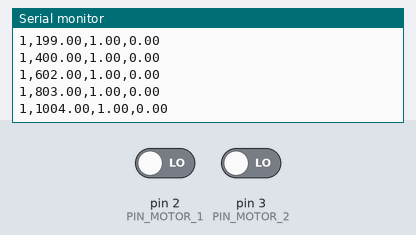
Bench run of a sketch on a simulated Arduino Uno, built with avr-gcc and run on an emulated ATmega328P. Shown: the last lines printed to the serial monitor. Inputs (shaded band) come from the test bench; at power-on: pin 2 (PIN_MOTOR_1) LOW, pin 3 (PIN_MOTOR_2) LOW.

Above: at 1.2 s.
1.3 s: pin 2 (PIN_MOTOR_1) driven HIGH
At 1.56 s:
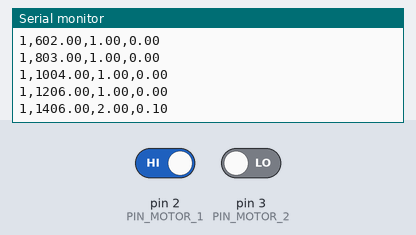
2.8 s: pin 3 (PIN_MOTOR_2) driven HIGH
At 2.97 s:
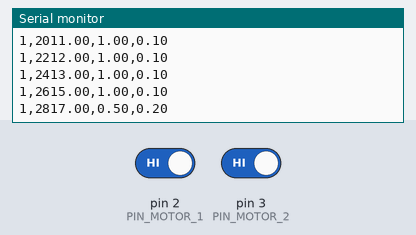
Timing chart, 0 to 5.8 s (numbered marks = the images above; inputs shaded):
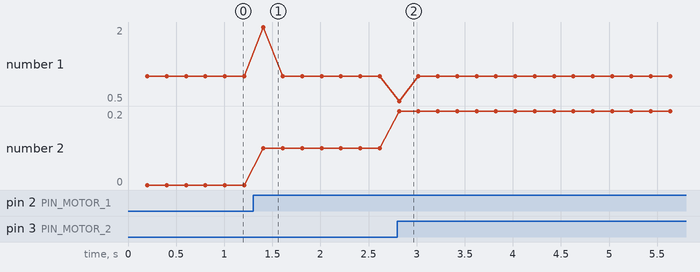

Measured:
- after the input at 1.3 s, the serial monitor: prints a new line after 0.11 s (image 1)
- after the input at 2.8 s, the serial monitor: prints a new line at once (image 2)
- plotted number 2: 0 → 0.1 after the input at 1.3 s, 0.1 → 0.2 after the input at 2.8 s

The sketch:

capteur_glissement.ino
```cpp
#define SENSOR_ADDR 1

#define PIN_MOTOR_1 2
#define PIN_MOTOR_2 3

#define TIME_INTERVAL 200


int encoder_1 = 1, encoder_2 = 1;
float longeurTisser = 0.0;


void interuptMotor1()
{
  encoder_1++;
}
void interuptMotor2()
{
  encoder_2++;
}

void setup() {
  // put your setup code here, to run once:

  Serial.begin(9600);

  pinMode(PIN_MOTOR_1, INPUT);
  pinMode(PIN_MOTOR_2, INPUT);

  attachInterrupt(digitalPinToInterrupt(PIN_MOTOR_1), interuptMotor1, RISING);
  attachInterrupt(digitalPinToInterrupt(PIN_MOTOR_2), interuptMotor2, RISING);
}

void loop() {
  // put your main code here, to run repeatedly:
  delay(TIME_INTERVAL);

  float ct = millis();
  float rapportDeTransmission = ((float) encoder_1) / encoder_2;
  if (rapportDeTransmission != 1){
      longeurTisser +=  0.1;
  }

  encoder_1 = 1;
  encoder_2 = 1;

  Serial.print(SENSOR_ADDR);
  Serial.print(",");
  Serial.print(ct);
  Serial.print(",");
  Serial.print(rapportDeTransmission);
  Serial.print(",");
  Serial.println(longeurTisser);

}
```
